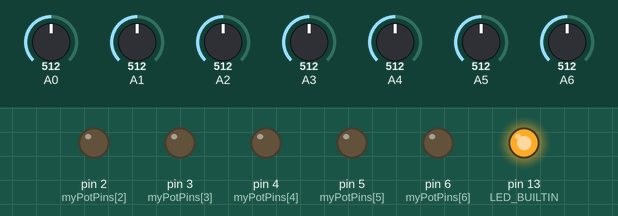
The sketch below on a simulated Arduino Uno, built with avr-gcc and run on an emulated ATmega328P. Shown: output pins drawn as LEDs (lit = HIGH). Inputs (shaded band) come from the test bench; at power-on: A0 = 512, A1 = 512, A2 = 512, A3 = 512, A4 = 512, A5 = 512, A6 = 512. What the sketch prints to the serial monitor is not drawn.

Above: at 1.2 s.
1.3 s: A0 set to 111
4.3 s: A0 set to 95
Timing chart, 0 to 7.3 s (numbered marks = the images above; inputs shaded):
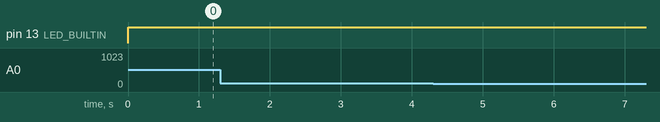

Measured:
- after the input at 1.3 s, every drawn part: stays the same
- after the input at 4.3 s, every drawn part: stays the same

The sketch:

read_pots.ino
```cpp
// give it a name:
static const int N = 7;
int time = 1000;
int myPotPins[] = {0, 1, 2, 3, 4, 5, 6};   // select the input pin for the potentiometer
int vals[N] = {0};       // variable to store the value coming from the sensor
void setup() {
  Serial.begin(9600);
  // initialize the digital pin as an output.
  for(int i = 0; i < N; i++)
    pinMode(myPotPins[i],OUTPUT);
    pinMode(LED_BUILTIN, OUTPUT);
}

// the loop routine runs over and over again forever:
void loop() {
  for(int i = 0; i < N; i++){
    vals[i] = analogRead(myPotPins[i]);
    Serial.print(vals[i]);
    Serial.print(" ");
  }
  if(vals[0] < 10)
  {
    digitalWrite(LED_BUILTIN, LOW);
  }else
  {
    digitalWrite(LED_BUILTIN, HIGH);
  }
  Serial.println();
}
```
